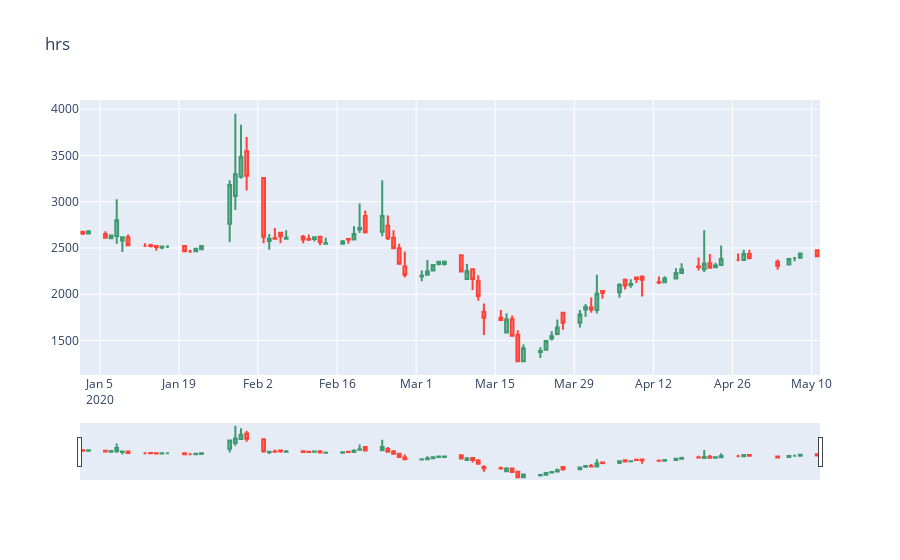

Source (notebook cell):
### Code cell
from mod1 import *
import plotly.offline as offline
import plotly.graph_objs as go

df = select_stock('hrs', '2020-01-01')
olhc = df[['Date','Open','High','Low','Close']]

offline.init_notebook_mode(connected = True)

trace = go.Candlestick(x=olhc.Date, open=olhc.Open, high=olhc.High, low=olhc.Low, close = olhc.Close)
data =[trace]

layout=go.Layout(title='hrs')
fig = go.Figure(data=data, layout=layout)
offline.iplot(fig,filename='candlestick')
